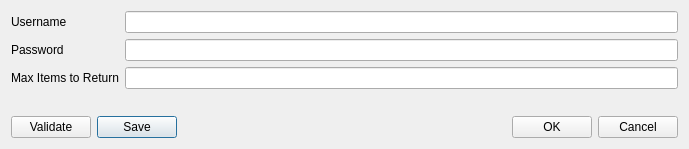
<?xml version="1.0" encoding="UTF-8"?>
<ui version="4.0">
 <class>Settings</class>
 <widget class="QDialog" name="Settings">
  <property name="geometry">
   <rect>
    <x>0</x>
    <y>0</y>
    <width>689</width>
    <height>149</height>
   </rect>
  </property>
  <property name="windowTitle">
   <string>Settings</string>
  </property>
  <property name="modal">
   <bool>false</bool>
  </property>
  <layout class="QGridLayout" name="gridLayout">
   <item row="1" column="0">
    <layout class="QHBoxLayout" name="horizontalLayout">
     <item>
      <widget class="QPushButton" name="validate_button">
       <property name="text">
        <string>Validate</string>
       </property>
      </widget>
     </item>
     <item>
      <widget class="QPushButton" name="save_button">
       <property name="text">
        <string>Save</string>
       </property>
       <property name="default">
        <bool>true</bool>
       </property>
      </widget>
     </item>
    </layout>
   </item>
   <item row="1" column="1">
    <widget class="QDialogButtonBox" name="buttonBox">
     <property name="orientation">
      <enum>Qt::Horizontal</enum>
     </property>
     <property name="standardButtons">
      <set>QDialogButtonBox::Cancel|QDialogButtonBox::Ok</set>
     </property>
    </widget>
   </item>
   <item row="0" column="0" colspan="2">
    <layout class="QFormLayout" name="formLayout">
     <item row="0" column="0">
      <widget class="QLabel" name="username_label">
       <property name="text">
        <string>Username</string>
       </property>
      </widget>
     </item>
     <item row="0" column="1">
      <widget class="QLineEdit" name="username"/>
     </item>
     <item row="1" column="0">
      <widget class="QLabel" name="password_label">
       <property name="text">
        <string>Password</string>
       </property>
      </widget>
     </item>
     <item row="1" column="1">
      <widget class="QLineEdit" name="password">
       <property name="echoMode">
        <enum>QLineEdit::Password</enum>
       </property>
      </widget>
     </item>
     <item row="2" column="0">
      <widget class="QLabel" name="max_items_to_return_label">
       <property name="text">
        <string>Max Items to Return</string>
       </property>
       <property name="buddy">
        <cstring>max_items_to_return</cstring>
       </property>
      </widget>
     </item>
     <item row="2" column="1">
      <widget class="QLineEdit" name="max_items_to_return"/>
     </item>
    </layout>
   </item>
  </layout>
 </widget>
 <resources/>
 <connections>
  <connection>
   <sender>buttonBox</sender>
   <signal>accepted()</signal>
   <receiver>Settings</receiver>
   <slot>accept()</slot>
   <hints>
    <hint type="sourcelabel">
     <x>248</x>
     <y>254</y>
    </hint>
    <hint type="destinationlabel">
     <x>157</x>
     <y>274</y>
    </hint>
   </hints>
  </connection>
  <connection>
   <sender>buttonBox</sender>
   <signal>rejected()</signal>
   <receiver>Settings</receiver>
   <slot>reject()</slot>
   <hints>
    <hint type="sourcelabel">
     <x>316</x>
     <y>260</y>
    </hint>
    <hint type="destinationlabel">
     <x>286</x>
     <y>274</y>
    </hint>
   </hints>
  </connection>
 </connections>
</ui>
